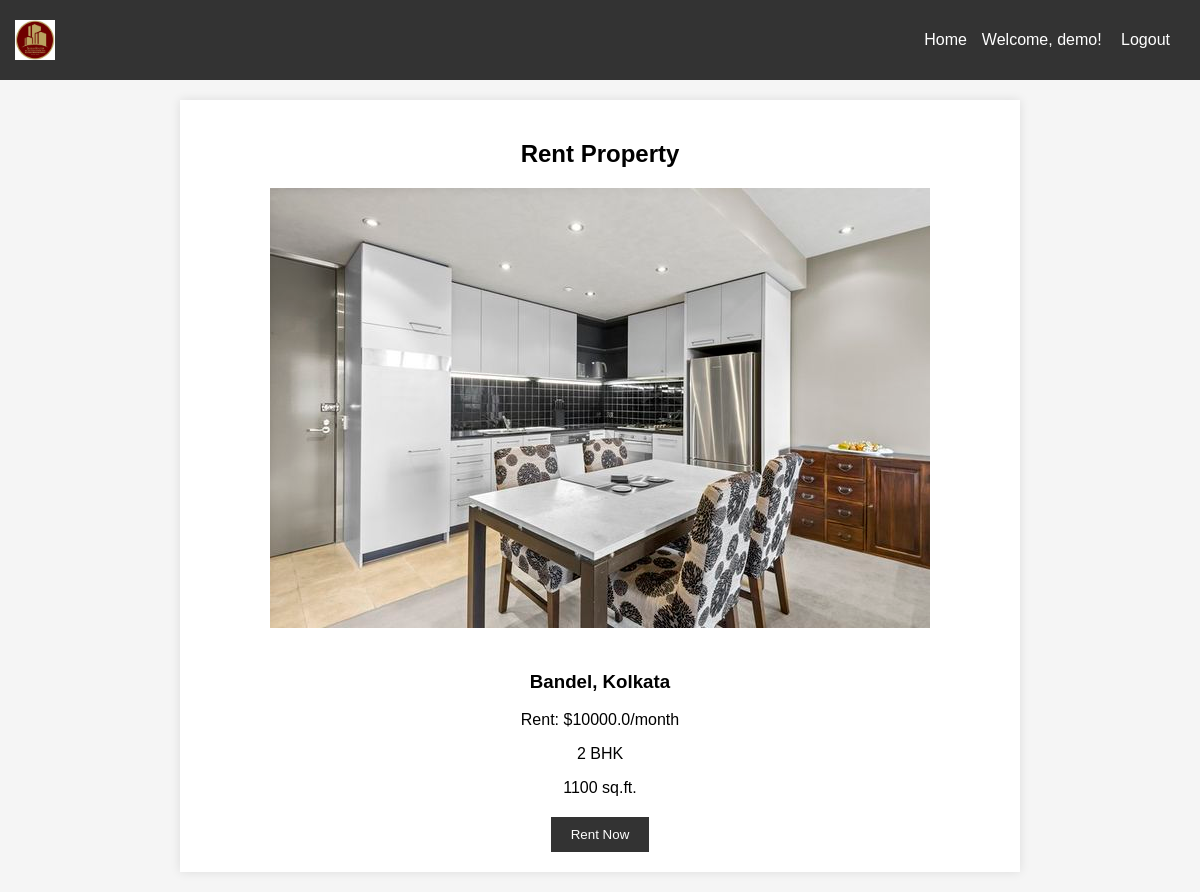
Page /rent/1 (signed in) on the committed database.
### tables this page shows
CREATE TABLE users (
            id INTEGER PRIMARY KEY AUTOINCREMENT,
            username TEXT NOT NULL UNIQUE,
            password_hash TEXT NOT NULL
        );

CREATE TABLE properties (
            id INTEGER PRIMARY KEY AUTOINCREMENT,
            bhk INTEGER NOT NULL,
            rent REAL NOT NULL,
            size INTEGER NOT NULL,
            floor TEXT NOT NULL,
            area_type TEXT NOT NULL,
            area_locality TEXT NOT NULL,
            city TEXT NOT NULL,
            furnishing_status TEXT NOT NULL,
            tenant_preferred TEXT NOT NULL,
            bathroom INTEGER NOT NULL,
            point_of_contact TEXT NOT NULL
        );

### app.py (the view)
@app.route('/rent/<int:property_id>', methods=['GET', 'POST'])
@login_required
def rent(property_id):
    conn = sqlite3.connect(DATABASE)
    cursor = conn.cursor()
    property =  cursor.execute('SELECT * FROM properties WHERE id = ?', (property_id,)).fetchone()
    if request.method == 'POST':
        flash('Property rented successfully!', 'success')
        return redirect(url_for('thank_you'))
    return render_template('rent.html', property=property)

### app.py (called while the page is built)
@login_manager.user_loader
def load_user(user_id):
    conn = sqlite3.connect(DATABASE)
    cursor = conn.cursor()
    result = cursor.execute('SELECT * FROM users WHERE id = ?', (user_id,)).fetchone()
    if result:
        return User(result[0], result[1], result[2])
    return None

### templates/rent.html (shortened to what this page needs)
<!DOCTYPE html>
<html lang="en">
<head>
    <link rel="stylesheet" href="{{ url_for('static', filename='style.css') }}">
</head>
<body>
    <div class="navbar">
        <img src="/static/images.png" alt="Logo">
        <div class="navbar-links">
            <a href="{{ url_for('home') }}">Home</a>
            {% if current_user.is_authenticated %}
            <p>Welcome, {{ current_user.username }}! <a href="{{ url_for('logout') }}">Logout</a></p>
            {% else %}
            <a href="{{ url_for('login') }}">Login</a>
            <a href="{{ url_for('register') }}">Register</a>
            {% endif %}
        </div>
    </div>
    <div class="container">
        <div class="property-details">
            <h2>Rent Property</h2>
            <img class="property-image" src="{{ url_for('static', filename='1.jpg') }}" alt="Property Image">
            <h3>{{ property[6] }}, {{ property[7] }}</h3>
            <p>Rent: ${{ property[2] }}/month</p>
            <p>{{ property[1] }} BHK</p>
            <p>{{ property[3] }} sq.ft.</p>
        </div>
        <div class="rent-form">
            <form method="post">
                <button type="submit">Rent Now</button>
            </form>
        </div>
    </div>
</body>
</html>

### static/style.css (style rules this page uses)
body { font-family: 'Arial', sans-serif; background-color: #f4f4f4; margin: 0; padding: 0; }
.container { max-width: 400px; margin: 20px auto; background-color: #fff; padding: 20px; box-shadow: 0 0 10px rgba(0, 0, 0, 0.1); }
form { margin-top: 20px; }

### templates/rent.html (style rules this page uses)
body { font-family: 'Arial', sans-serif; background-color: #f5f5f5; margin: 0; padding: 0; }
.navbar { background-color: #333; color: white; padding: 15px; display: flex; justify-content: space-between; align-items: center; }
.navbar img { height: 40px; }
.navbar-links { display: flex; align-items: center; }
.navbar a { color: white; text-decoration: none; margin: 0 15px; }
.container { max-width: 800px; margin: 20px auto; padding: 20px; background-color: white; box-shadow: 0 0 10px rgba(0, 0, 0, 0.1); }
.property-details { text-align: center; margin-bottom: 20px; }
.property-image { max-width: 100%; height: auto; margin-bottom: 20px; }
.rent-form { text-align: center; }
.rent-form button { padding: 10px 20px; background-color: #333; color: white; border: none; cursor: pointer; }

### rows in the picture
users: username "demo"
properties: area_locality "Bandel", city "Kolkata", rent "10000.0", bhk "2", size "1100"
